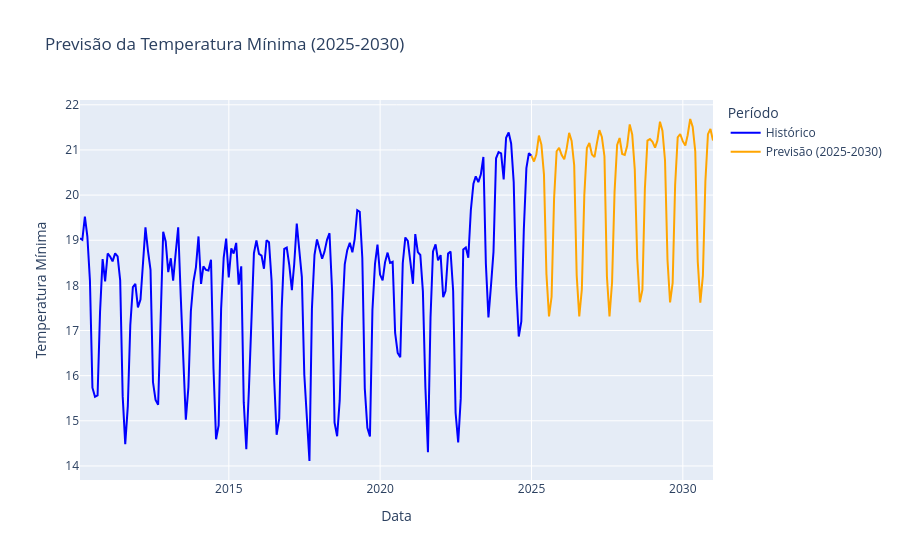

The code cell stored with this chart in its notebook:
### Code cell
import plotly.graph_objects as go

# Gerar datas futuras para 2025-2030
future_min = modelo_prophet_min.make_future_dataframe(periods=120, freq='ME')  # 66 meses de 2025-01 a 2030-06

# Fazer a previsão
previsao = modelo_prophet_min.predict(future_min)
previsao = previsao[(previsao['ds'] >= '2024-12-31') & (previsao['ds'] <= '2030-12-31')]

# Concatenar dados históricos de temperatura mínima
historico = pd.concat([
    train_df.reset_index()[['periodo_tempo', 'temperatura_min']].rename(columns={'periodo_tempo': 'ds', 'temperatura_min': 'yhat'}),
    test_df.reset_index()[['periodo_tempo', 'temperatura_min']].rename(columns={'periodo_tempo': 'ds', 'temperatura_min': 'yhat'})
])

# Ajustar previsão para continuidade visual
ultimo_valor_historico = historico['yhat'].iloc[-1]
primeiro_valor_previsao = previsao['yhat'].iloc[0]
ajuste = ultimo_valor_historico - primeiro_valor_previsao
previsao_ajustada = previsao.copy()
previsao_ajustada['yhat'] = previsao_ajustada['yhat'] + ajuste

# Plotar
fig = go.Figure()
fig.add_trace(go.Scatter(
    x=historico['ds'], y=historico['yhat'],
    mode='lines', name='Histórico', line=dict(color='blue')
))
fig.add_trace(go.Scatter(
    x=previsao_ajustada['ds'], y=previsao_ajustada['yhat'],
    mode='lines', name='Previsão (2025-2030)', line=dict(color='orange')
))
fig.update_layout(
    title='Previsão da Temperatura Mínima (2025-2030)',
    xaxis_title='Data',
    yaxis_title='Temperatura Mínima',
    legend_title='Período'
)
fig.show()
